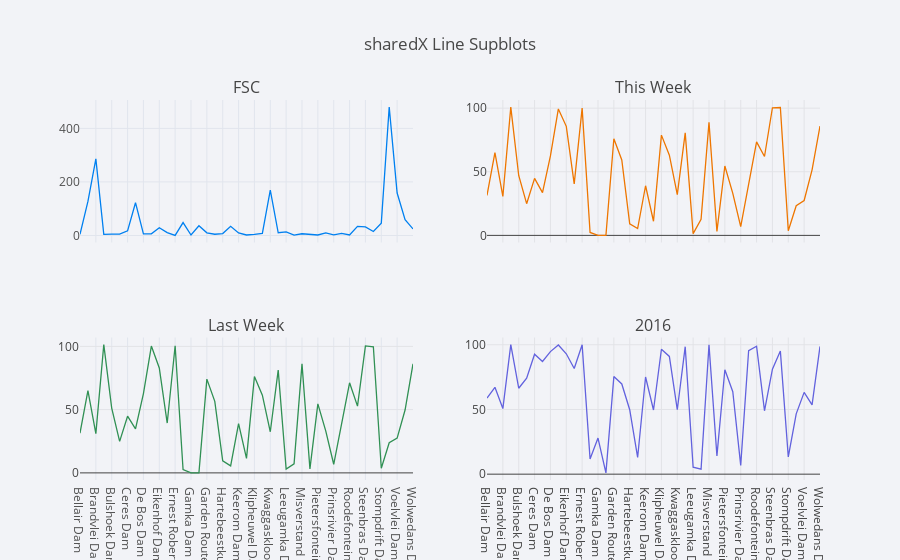

The cell this chart's notebook holds for it:
### Code cell
df.iplot(subplots=True, subplot_titles=True, legend=False, theme='polar', shared_xaxes=True, title='sharedX Line Supblots',)

### Figure 1 — Plotly figure (JSON) as saved in the notebook; plotly's stock layout.template omitted (floating-point values rounded to 4 significant figures)
{"data": [{"line": {"color": "rgba(0, 128, 240, 1.0)", "dash": "solid", "width": 1.3}, "mode": "lines", "name": "FSC", "text": "", "type": "scatter", "x": ["Bellair Dam", "Berg River Dam", "Brandvlei Dam", "Buffeljags Dam", "Bulshoek Dam", "Calitzdorp Dam", "Ceres Dam", "Clanwilliam Dam", "De Bos Dam", "Duiwenhoks Dam", "Eikenhof Dam", "Elandskloof Dam", "Ernest Robertson Dam", "Floriskraal Dam", "Gamka Dam", "Gamkapoort Dam", "Garden Route Dam", "Haarlem Dam", "Hartebeestkuil Dam", "Kammanassie Dam", "Keerom Dam", "Klipberg Dam", "Klipheuwel Dam", "Korentepoort Dam", "Kwaggaskloof Dam", "Lakenvallei Dam", "Leeugamka Dam", "Miertjieskraal Dam", "Misverstand Dam", "Oukloof Dam", "Pietersfontein Dam", "Poortjieskloof Dam", "Prinsrivier Dam", "Roode Els Berg Dam", "Roodefontein Dam", "Steenbras Dam-Lower", "Steenbras Dam-Upper", "Stettynskloof Dam", "Stompdrift Dam", "Theewaterskloof Dam", "Voelvlei Dam", "Wemmershoek Dam", "Wolwedans Dam"], "xaxis": "x1", "y": ["4.3", "127.1", "286.1", "4.6", "4.9", "4.9", "17.3", "122.5", "5.8", "6.2", "28.9", "11.0", "0.5", "48.3", "1.9", "36.3", "10.0", "4.7", "7.2", "34.4", "9.8", "2.0", "4.5", "8.1", "169.5", "10.3", "13.6", "1.5", "6.5", "4.2", "2.0", "9.8", "2.3", "7.8", "2.0", "33.9", "31.9", "14.8", "46.3", "479.3", "158.6", "58.8", "24.7"], "yaxis": "y1"}, {"line": {"color": "rgba(238, 118, 0, 1.0)", "dash": "solid", "width": 1.3}, "mode": "lines", "name": "This Week", "text": "", "type": "scatter", "x": ["Bellair Dam", "Berg River Dam", "Brandvlei Dam", "Buffeljags Dam", "Bulshoek Dam", "Calitzdorp Dam", "Ceres Dam", "Clanwilliam Dam", "De Bos Dam", "Duiwenhoks Dam", "Eikenhof Dam", "Elandskloof Dam", "Ernest Robertson Dam", "Floriskraal Dam", "Gamka Dam", "Gamkapoort Dam", "Garden Route Dam", "Haarlem Dam", "Hartebeestkuil Dam", "Kammanassie Dam", "Keerom Dam", "Klipberg Dam", "Klipheuwel Dam", "Korentepoort Dam", "Kwaggaskloof Dam", "Lakenvallei Dam", "Leeugamka Dam", "Miertjieskraal Dam", "Misverstand Dam", "Oukloof Dam", "Pietersfontein Dam", "Poortjieskloof Dam", "Prinsrivier Dam", "Roode Els Berg Dam", "Roodefontein Dam", "Steenbras Dam-Lower", "Steenbras Dam-Upper", "Stettynskloof Dam", "Stompdrift Dam", "Theewaterskloof Dam", "Voelvlei Dam", "Wemmershoek Dam", "Wolwedans Dam"], "xaxis": "x2", "y": ["31.4", "65.1", "30.6", "100.8", "47.1", "24.9", "44.8", "33.6", "62.4", "99.4", "85.7", "40.5", "100.0", "2.3", "0.0", "0.0", "76.0", "59.3", "9.1", "5.4", "39.0", "11.1", "78.8", "63.0", "32.0", "80.6", "1.4", "12.7", "88.8", "3.1", "54.5", "33.0", "6.8", "40.1", "73.5", "62.0", "100.3", "100.5", "3.6", "23.3", "27.4", "51.5", "85.9"], "yaxis": "y2"}, {"line": {"color": "rgba(48, 144, 84, 1.0)", "dash": "solid", "width": 1.3}, "mode": "lines", "name": "Last Week", "text": "", "type": "scatter", "x": ["Bellair Dam", "Berg River Dam", "Brandvlei Dam", "Buffeljags Dam", "Bulshoek Dam", "Calitzdorp Dam", "Ceres Dam", "Clanwilliam Dam", "De Bos Dam", "Duiwenhoks Dam", "Eikenhof Dam", "Elandskloof Dam", "Ernest Robertson Dam", "Floriskraal Dam", "Gamka Dam", "Gamkapoort Dam", "Garden Route Dam", "Haarlem Dam", "Hartebeestkuil Dam", "Kammanassie Dam", "Keerom Dam", "Klipberg Dam", "Klipheuwel Dam", "Korentepoort Dam", "Kwaggaskloof Dam", "Lakenvallei Dam", "Leeugamka Dam", "Miertjieskraal Dam", "Misverstand Dam", "Oukloof Dam", "Pietersfontein Dam", "Poortjieskloof Dam", "Prinsrivier Dam", "Roode Els Berg Dam", "Roodefontein Dam", "Steenbras Dam-Lower", "Steenbras Dam-Upper", "Stettynskloof Dam", "Stompdrift Dam", "Theewaterskloof Dam", "Voelvlei Dam", "Wemmershoek Dam", "Wolwedans Dam"], "xaxis": "x1", "y": ["31.4", "65.1", "31.0", "101.4", "51.2", "24.9", "44.8", "34.8", "62.7", "100.3", "82.9", "39.4", "100.5", "2.6", "0.0", "0.0", "74.1", "56.6", "9.5", "5.5", "39.0", "11.5", "76.1", "61.4", "32.5", "81.2", "3.0", "7.1", "86.2", "3.2", "54.5", "33.0", "6.8", "38.6", "71.2", "52.8", "100.4", "99.7", "3.7", "23.8", "27.5", "49.7", "86.2"], "yaxis": "y3"}, {"line": {"color": "rgba(98, 98, 222, 1.0)", "dash": "solid", "width": 1.3}, "mode": "lines", "name": "2016", "text": "", "type": "scatter", "x": ["Bellair Dam", "Berg River Dam", "Brandvlei Dam", "Buffeljags Dam", "Bulshoek Dam", "Calitzdorp Dam", "Ceres Dam", "Clanwilliam Dam", "De Bos Dam", "Duiwenhoks Dam", "Eikenhof Dam", "Elandskloof Dam", "Ernest Robertson Dam", "Floriskraal Dam", "Gamka Dam", "Gamkapoort Dam", "Garden Route Dam", "Haarlem Dam", "Hartebeestkuil Dam", "Kammanassie Dam", "Keerom Dam", "Klipberg Dam", "Klipheuwel Dam", "Korentepoort Dam", "Kwaggaskloof Dam", "Lakenvallei Dam", "Leeugamka Dam", "Miertjieskraal Dam", "Misverstand Dam", "Oukloof Dam", "Pietersfontein Dam", "Poortjieskloof Dam", "Prinsrivier Dam", "Roode Els Berg Dam", "Roodefontein Dam", "Steenbras Dam-Lower", "Steenbras Dam-Upper", "Stettynskloof Dam", "Stompdrift Dam", "Theewaterskloof Dam", "Voelvlei Dam", "Wemmershoek Dam", "Wolwedans Dam"], "xaxis": "x2", "y": ["58.8", "67.1", "50.7", "100.1", "66.4", "74.2", "92.7", "87.1", "94.7", "99.8", "93.0", "81.7", "100.0", "11.8", "27.9", "1.0", "75.4", "69.7", "49.8", "12.9", "75.1", "49.6", "96.5", "91.0", "49.8", "98.5", "5.4", "3.8", "100.0", "14.1", "80.7", "63.7", "6.8", "95.5", "98.9", "49.0", "81.1", "95.1", "13.3", "46.6", "63.2", "53.5", "98.7"], "yaxis": "y4"}], "layout": {"annotations": [{"font": {"size": 16}, "showarrow": false, "text": "FSC", "x": 0.225, "xanchor": "center", "xref": "paper", "y": 1, "yanchor": "bottom", "yref": "paper"}, {"font": {"size": 16}, "showarrow": false, "text": "This Week", "x": 0.775, "xanchor": "center", "xref": "paper", "y": 1, "yanchor": "bottom", "yref": "paper"}, {"font": {"size": 16}, "showarrow": false, "text": "Last Week", "x": 0.225, "xanchor": "center", "xref": "paper", "y": 0.375, "yanchor": "bottom", "yref": "paper"}, {"font": {"size": 16}, "showarrow": false, "text": "2016", "x": 0.775, "xanchor": "center", "xref": "paper", "y": 0.375, "yanchor": "bottom", "yref": "paper"}], "legend": {"bgcolor": "#F2F3F7", "font": {"color": "#505050"}}, "paper_bgcolor": "#F2F3F7", "plot_bgcolor": "#F2F3F7", "showlegend": false, "title": "sharedX Line Supblots", "titlefont": {"color": "#484848"}, "xaxis1": {"anchor": "y3", "domain": [0, 0.45], "gridcolor": "#E1E5ED", "showgrid": true, "tickfont": {"color": "#505050"}, "title": "", "titlefont": {"color": "#505050"}, "zerolinecolor": "#E1E5ED"}, "xaxis2": {"anchor": "y4", "domain": [0.55, 1]}, "yaxis1": {"anchor": "free", "domain": [0.625, 1], "gridcolor": "#E1E5ED", "position": 0, "showgrid": true, "tickfont": {"color": "#505050"}, "title": "", "titlefont": {"color": "#505050"}, "zerolinecolor": "#E1E5ED"}, "yaxis2": {"anchor": "free", "domain": [0.625, 1], "position": 0.55}, "yaxis3": {"anchor": "x1", "domain": [0, 0.375]}, "yaxis4": {"anchor": "x2", "domain": [0, 0.375]}}}
